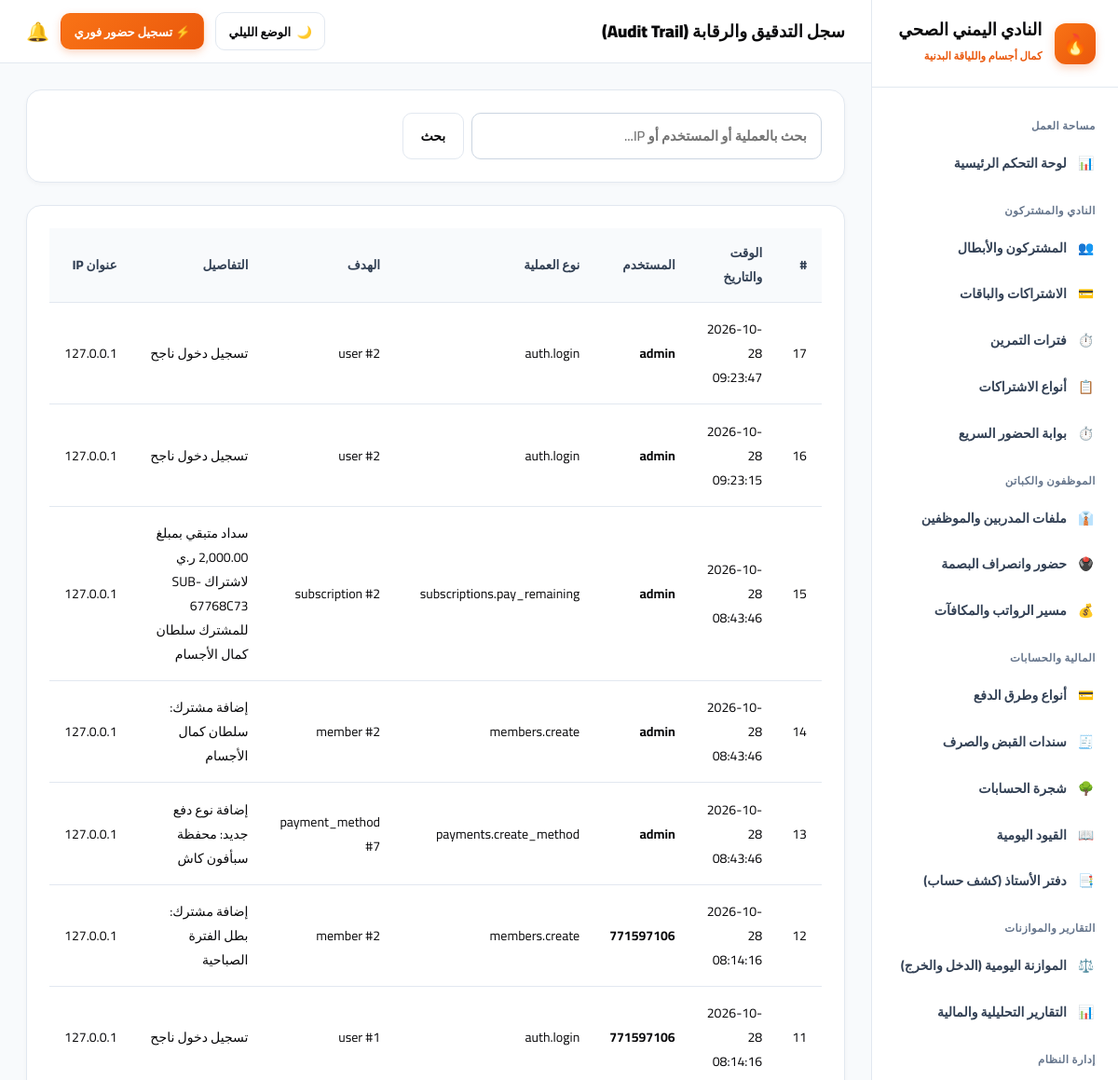
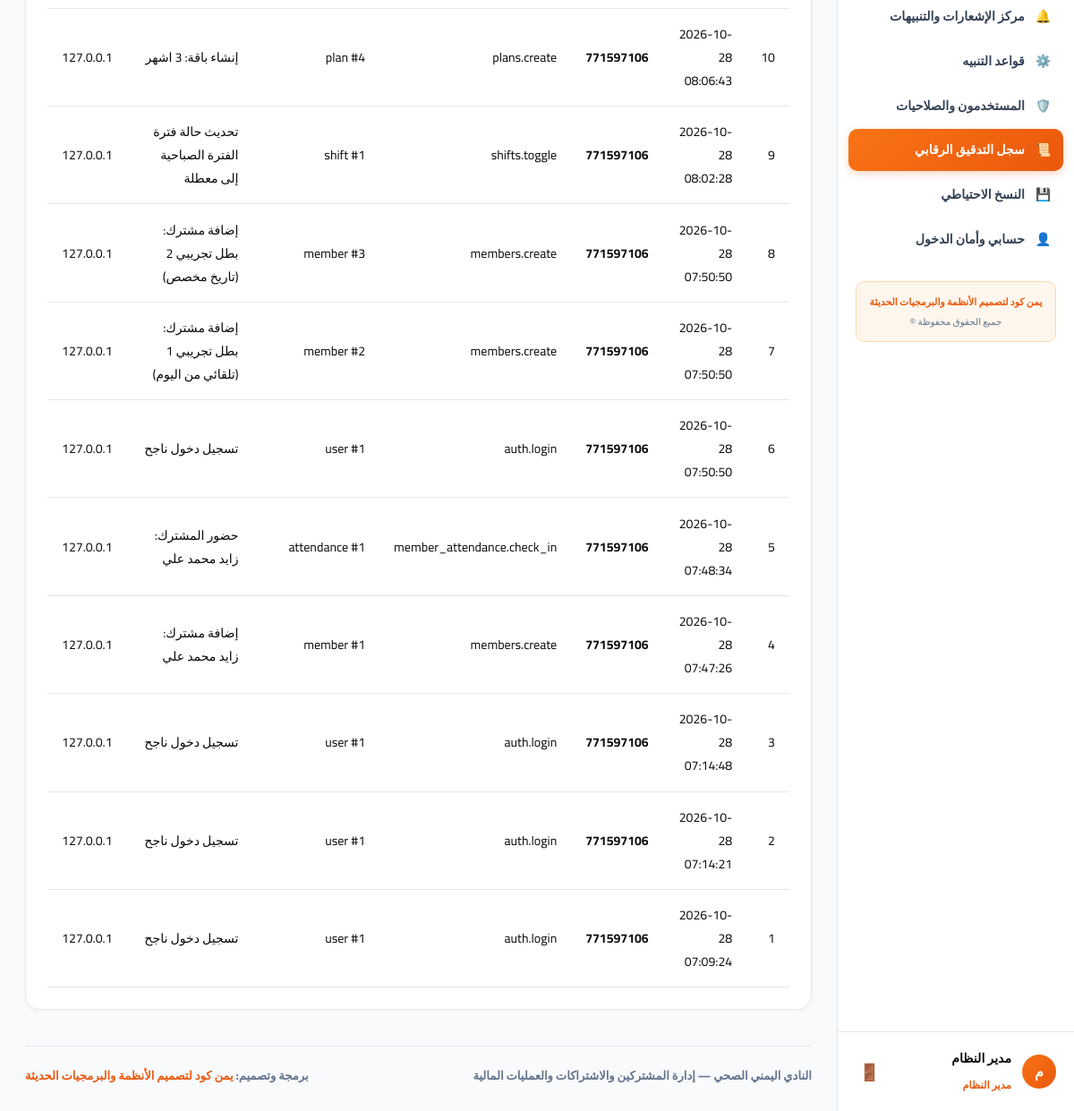
Page /system/audit (signed in) on the committed database (2 pictures, top to bottom).
### app/models.py (models this page shows, shortened)
class User(UserMixin, db.Model):
    __tablename__ = "users"
    id = db.Column(db.Integer, primary_key=True)
    username = db.Column(db.String(80), unique=True, nullable=False)
    password_hash = db.Column(db.String(255), nullable=False)
    full_name = db.Column(db.String(120), nullable=False)
    role_name = db.Column(db.String(50), default="مدير النظام")
    is_active = db.Column(db.Boolean, default=True)
    created_at = db.Column(db.DateTime, default=datetime.utcnow)

class AuditLog(db.Model):
    __tablename__ = "audit_logs"
    id = db.Column(db.Integer, primary_key=True)
    user_id = db.Column(db.Integer, nullable=True)
    username = db.Column(db.String(80), nullable=True)
    action = db.Column(db.String(100), nullable=False)
    target_type = db.Column(db.String(50), nullable=True)
    target_id = db.Column(db.String(50), nullable=True)
    details = db.Column(db.Text, nullable=True)
    ip_address = db.Column(db.String(50), default="127.0.0.1")
    created_at = db.Column(db.DateTime, default=datetime.utcnow)

### app/routes/system.py (the view, shortened to what this page needs)
@system_bp.route("/audit")
@login_required
def audit():
    q = request.args.get("q", "").strip()
    query = AuditLog.query
    logs = query.order_by(AuditLog.id.desc()).limit(100).all()
    return render_template("system/audit.html", logs=logs, q=q)

### app/templates/system/audit.html (shortened to what this page needs)
{% extends "base.html" %}
{% block header_title %}سجل التدقيق والرقابة (Audit Trail){% endblock %}
{% block content %}
<div class="card">
  <form method="GET" action="{{ url_for('system.audit') }}" style="display: flex; gap: 0.5rem; max-width: 450px;">
    <input type="text" name="q" value="{{ q }}" placeholder="بحث بالعملية أو المستخدم أو IP..." class="form-control">
    <button type="submit" class="btn btn-secondary">بحث</button>
  </form>
</div>
<div class="card">
  <div class="table-responsive">
    <table>
      <thead>
        <tr>
          <th>#</th>
          <th>الوقت والتاريخ</th>
          <th>المستخدم</th>
          <th>نوع العملية</th>
          <th>الهدف</th>
          <th>التفاصيل</th>
          <th>عنوان IP</th>
        </tr>
      </thead>
      <tbody>
        {% for l in logs %}
        <tr>
          <td>{{ l.id }}</td>
          <td>{{ l.created_at.strftime('%Y-%m-%d %H:%M:%S') }}</td>
          <td><strong>{{ l.username }}</strong></td>
          <td><code>{{ l.action }}</code></td>
          <td>{{ l.target_type or '-' }} {% if l.target_id %}#{{ l.target_id }}{% endif %}</td>
          <td>{{ l.details or '-' }}</td>
          <td><code>{{ l.ip_address }}</code></td>
        </tr>
        {% else %}
        <tr>
          <td colspan="7" style="text-align: center; color: #94a3b8; padding: 2rem;">لا توجد حركات مسجلة.</td>
        </tr>
        {% endfor %}
      </tbody>
    </table>
  </div>
</div>
{% endblock %}

### app/templates/base.html (shortened to what this page needs)
<!doctype html>
<html lang="ar" dir="rtl" data-theme="light">
<head>
  <link rel="stylesheet" href="{{ url_for('static', filename='css/theme-iron.css') }}">
</head>
<body>
  <div class="layout-root">
    <aside class="sidebar">
      <a href="{{ url_for('dashboard.index') }}" class="sidebar-brand">
        <div class="brand-icon">🔥</div>
        <div>
          <strong style="font-size: 1.15rem; display: block; line-height: 1.25; font-weight: 900;">النادي اليمني الصحي</strong>
          <span style="font-size: 0.72rem; color: var(--primary); font-weight: 800;">كمال أجسام واللياقة البدنية</span>
        </div>
      </a>
      <div class="sidebar-nav">
        <div class="nav-group-title">مساحة العمل</div>
        <a href="{{ url_for('dashboard.index') }}" class="nav-link {% if request.path == '/dashboard/' %}active{% endif %}">
          <span>📊</span>
          <span>لوحة التحكم الرئيسية</span>
        </a>
        <div class="nav-group-title">النادي والمشتركون</div>
        <a href="{{ url_for('members.index') }}" class="nav-link {% if '/members' in request.path %}active{% endif %}">
          <span>👥</span>
          <span>المشتركون والأبطال</span>
        </a>
        <a href="{{ url_for('subscriptions.index') }}" class="nav-link {% if request.path == '/subscriptions/' %}active{% endif %}">
          <span>💳</span>
          <span>الاشتراكات والباقات</span>
        </a>
        <a href="{{ url_for('shifts.index') }}" class="nav-link {% if '/shifts' in request.path %}active{% endif %}">
          <span>⏱️</span>
          <span>فترات التمرين</span>
        </a>
        <a href="{{ url_for('subscriptions.plans') }}" class="nav-link {% if '/subscriptions/plans' in request.path %}active{% endif %}">
          <span>📋</span>
          <span>أنواع الاشتراكات</span>
        </a>
        <a href="{{ url_for('attendance.index') }}" class="nav-link {% if '/member-attendance' in request.path %}active{% endif %}">
          <span>⏱️</span>
          <span>بوابة الحضور السريع</span>
        </a>
        <div class="nav-group-title">الموظفون والكباتن</div>
        <a href="{{ url_for('employees.index') }}" class="nav-link {% if request.path == '/employees/' %}active{% endif %}">
          <span>👔</span>
          <span>ملفات المدربين والموظفين</span>
        </a>
        <a href="{{ url_for('employees.attendance') }}" class="nav-link {% if '/employees/attendance' in request.path %}active{% endif %}">
          <span>🖲️</span>
          <span>حضور وانصراف البصمة</span>
        </a>
        <a href="{{ url_for('employees.payroll') }}" class="nav-link {% if '/employees/payroll' in request.path %}active{% endif %}">
          <span>💰</span>
          <span>مسير الرواتب والمكافآت</span>
        </a>
        <div class="nav-group-title">المالية والحسابات</div>
        <a href="{{ url_for('payments.methods') }}" class="nav-link {% if '/payments/methods' in request.path %}active{% endif %}">
          <span>💳</span>
          <span>أنواع وطرق الدفع</span>
        </a>
        <a href="{{ url_for('accounting.vouchers') }}" class="nav-link {% if '/accounting/vouchers' in request.path %}active{% endif %}">
          <span>🧾</span>
          <span>سندات القبض والصرف</span>
        </a>
        <a href="{{ url_for('accounting.accounts') }}" class="nav-link {% if '/accounting/accounts' in request.path %}active{% endif %}">
          <span>🌳</span>
          <span>شجرة الحسابات</span>
        </a>
        <a href="{{ url_for('accounting.journal') }}" class="nav-link {% if '/accounting/journal' in request.path %}active{% endif %}">
          <span>📖</span>
          <span>القيود اليومية</span>
        </a>
        <a href="{{ url_for('accounting.ledger') }}" class="nav-link {% if '/accounting/ledger' in request.path %}active{% endif %}">
          <span>📑</span>
          <span>دفتر الأستاذ (كشف حساب)</span>
        </a>
        <div class="nav-group-title">التقارير والموازنات</div>
        <a href="{{ url_for('reports.daily_balance') }}" class="nav-link {% if '/reports/daily-balance' in request.path %}active{% endif %}">
          <span>⚖️</span>
          <span>الموازنة اليومية (الدخل والخرج)</span>
        </a>
        <a href="{{ url_for('reports.index') }}" class="nav-link {% if request.path == '/reports/' %}active{% endif %}">
          <span>📊</span>
          <span>التقارير التحليلية والمالية</span>
        </a>
        <div class="nav-group-title">إدارة النظام</div>
        <a href="{{ url_for('notifications.index') }}" class="nav-link {% if request.path == '/notifications/' %}active{% endif %}">
          <span>🔔</span>
          <span>مركز الإشعارات والتنبيهات</span>
        </a>
        <a href="{{ url_for('notifications.rules') }}" class="nav-link {% if '/notifications/rules' in request.path %}active{% endif %}">
          <span>⚙️</span>
          <span>قواعد التنبيه</span>
        </a>
        <a href="{{ url_for('auth.users') }}" class="nav-link {% if '/auth/users' in request.path %}active{% endif %}">
          <span>🛡️</span>
          <span>المستخدمون والصلاحيات</span>
        </a>
        <a href="{{ url_for('system.audit') }}" class="nav-link {% if '/system/audit' in request.path %}active{% endif %}">
          <span>📜</span>
          <span>سجل التدقيق الرقابي</span>
        </a>
        <a href="{{ url_for('system.backup') }}" class="nav-link {% if '/system/backup' in request.path %}active{% endif %}">
          <span>💾</span>
          <span>النسخ الاحتياطي</span>
        </a>
        <a href="{{ url_for('auth.profile') }}" class="nav-link {% if '/auth/profile' in request.path %}active{% endif %}">
          <span>👤</span>
          <span>حسابي وأمان الدخول</span>
        </a>
        <div style="margin: 1.5rem 0.5rem 0.5rem 0.5rem; padding: 0.75rem; background: var(--badge-fire-bg); border: 1px solid var(--badge-fire-border); border-radius: 10px; text-align: center;">
          <span style="display: block; font-size: 0.68rem; font-weight: 800; color: var(--primary);">يمن كود لتصميم الأنظمة والبرمجيات الحديثة</span>
          <span style="display: block; font-size: 0.65rem; color: var(--text-caption); margin-top: 2px;">جميع الحقوق محفوظة ©</span>
        </div>
      </div>
      <div class="sidebar-user">
        <div class="user-info">
          <div class="user-avatar">{{ current_user.full_name[0] if current_user.is_authenticated else 'م' }}</div>
          <div>
            <strong style="font-size: 0.88rem; display: block; font-weight: 900;">{{ current_user.full_name if current_user.is_authenticated else 'مستخدم' }}</strong>
            <span style="font-size: 0.72rem; color: var(--primary); font-weight: 800;">{{ current_user.role_name if current_user.is_authenticated else 'مدير النادي' }}</span>
          </div>
        </div>
        <form method="POST" action="{{ url_for('auth.logout') }}">
          <button type="submit" title="تسجيل الخروج" style="background: none; border: none; cursor: pointer; color: var(--text-caption); font-size: 1.15rem; padding: 4px;">
            🚪
          </button>
        </form>
      </div>
    </aside>
    <div class="main-wrapper">
      <header class="topbar">
        <div>
          <h1 style="font-size: 1.15rem; margin: 0; font-weight: 900; color: var(--text-main);">
            {% block header_title %}النادي اليمني الصحي · نظام إدارة الصالة والأنشطة الرياضية{% endblock %}
          </h1>
        </div>
        <div style="display: flex; align-items: center; gap: 0.75rem;">
          <button type="button" class="theme-switch-btn" id="themeToggleBtn" onclick="toggleTheme()" title="التبديل بين الوضع الليلي والنهاري">
            <span id="themeBtnIcon">🌙</span>
            <span id="themeBtnText">الوضع الليلي</span>
          </button>
          <a href="{{ url_for('attendance.index') }}" class="btn btn-primary" style="font-size: 0.82rem; padding: 0.4rem 0.85rem;">
            ⚡ تسجيل حضور فوري
          </a>
          <a href="{{ url_for('notifications.index') }}" title="الإشعارات" style="text-decoration: none; font-size: 1.25rem; position: relative;">
            🔔
          </a>
        </div>
      </header>
      <main class="content-area">
        {% block content %}{% endblock %}
        <footer style="margin-top: 2.5rem; padding-top: 1.25rem; border-top: 1.5px solid var(--card-border); display: flex; justify-content: space-between; align-items: center; flex-wrap: wrap; gap: 0.75rem; font-size: 0.82rem; color: var(--text-caption); font-weight: 700;">
          <div>
            <strong>النادي اليمني الصحي</strong> — إدارة المشتركين والاشتراكات والعمليات المالية
          </div>
          <div>
            برمجة وتصميم: <strong style="color: var(--primary);">يمن كود لتصميم الأنظمة والبرمجيات الحديثة</strong>
          </div>
        </footer>
      </main>
    </div>
  </div>
</body>
</html>

### rows in the picture
User: is_active+full_name "م", is_active+full_name "مدير النظام", is_active+role_name "مدير النظام"
AuditLog: id "17", created_at "2026-10-28 09:23:47", username "admin", action "auth.login", target_type "user", target_id "2", details "تسجيل دخول ناجح", ip_address "127.0.0.1"
AuditLog: id "16", created_at "2026-10-28 09:23:15", username "admin", action "auth.login", target_type "user", target_id "2", details "تسجيل دخول ناجح", ip_address "127.0.0.1"
AuditLog: id "15", created_at "2026-10-28 08:43:46", username "admin", action "subscriptions.pay_remaining", target_type "subscription", target_id "2", details "سداد متبقي بمبلغ 2,000.00 ر.ي لاشتراك SUB-67768C73 للمشترك سلطان كمال الأجسام", ip_address "127.0.0.1"
AuditLog: id "14", created_at "2026-10-28 08:43:46", username "admin", action "members.create", target_type "member", target_id "2", details "إضافة مشترك: سلطان كمال الأجسام", ip_address "127.0.0.1"
AuditLog: id "13", created_at "2026-10-28 08:43:46", username "admin", action "payments.create_method", target_type "payment_method", target_id "7", details "إضافة نوع دفع جديد: محفظة سبأفون كاش", ip_address "127.0.0.1"
AuditLog: id "12", created_at "2026-10-28 08:14:16", username "771597106", action "members.create", target_type "member", target_id "2", details "إضافة مشترك: بطل الفترة الصباحية", ip_address "127.0.0.1"
AuditLog: id "11", created_at "2026-10-28 08:14:16", username "771597106", action "auth.login", target_type "user", target_id "1", details "تسجيل دخول ناجح", ip_address "127.0.0.1"
AuditLog: id "10", created_at "2026-10-28 08:06:43", username "771597106", action "plans.create", target_type "plan", target_id "4", details "إنشاء باقة: 3 اشهر", ip_address "127.0.0.1"
AuditLog: id "9", created_at "2026-10-28 08:02:28", username "771597106", action "shifts.toggle", target_type "shift", target_id "1", details "تحديث حالة فترة الفترة الصباحية إلى معطلة", ip_address "127.0.0.1"
AuditLog: id "8", created_at "2026-10-28 07:50:50", username "771597106", action "members.create", target_type "member", target_id "3", details "إضافة مشترك: بطل تجريبي 2 (تاريخ مخصص)", ip_address "127.0.0.1"
AuditLog: id "7", created_at "2026-10-28 07:50:50", username "771597106", action "members.create", target_type "member", target_id "2", details "إضافة مشترك: بطل تجريبي 1 (تلقائي من اليوم)", ip_address "127.0.0.1"
AuditLog: id "6", created_at "2026-10-28 07:50:50", username "771597106", action "auth.login", target_type "user", target_id "1", details "تسجيل دخول ناجح", ip_address "127.0.0.1"
AuditLog: id "5", created_at "2026-10-28 07:48:34", username "771597106", action "member_attendance.check_in", target_type "attendance", target_id "1", details "حضور المشترك: زايد محمد علي", ip_address "127.0.0.1"
AuditLog: id "4", created_at "2026-10-28 07:47:26", username "771597106", action "members.create", target_type "member", target_id "1", details "إضافة مشترك: زايد محمد علي", ip_address "127.0.0.1"
AuditLog: id "3", created_at "2026-10-28 07:14:48", username "771597106", action "auth.login", target_type "user", target_id "1", details "تسجيل دخول ناجح", ip_address "127.0.0.1"
AuditLog: id "2", created_at "2026-10-28 07:14:21", username "771597106", action "auth.login", target_type "user", target_id "1", details "تسجيل دخول ناجح", ip_address "127.0.0.1"
AuditLog: id "1", created_at "2026-10-28 07:09:24", username "771597106", action "auth.login", target_type "user", target_id "1", details "تسجيل دخول ناجح", ip_address "127.0.0.1"
